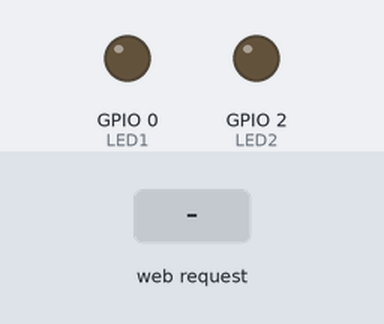
Recording of a sketch running on a simulated ESP8266 (NodeMCU). Parts: output pins drawn as LEDs (lit = HIGH). The test bench sets the inputs (shaded band).

Above: at 1.2 s.
1.3 s: HTTP request GET /led_set?state=1 received
At 2.5 s:
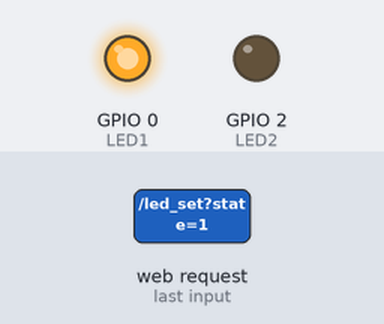
2.8 s: HTTP request GET /led_set received
At 3.7 s:
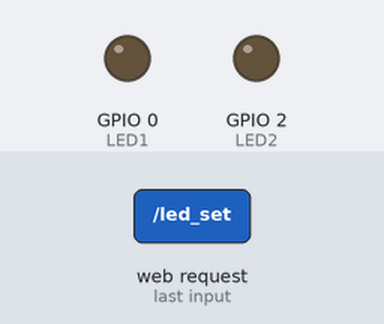
Timing chart, 0 to 5.8 s (numbered marks = the images above; inputs shaded):
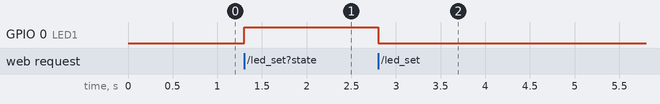

Measured:
- after the input at 1.3 s, GPIO 0 (LED1): LOW → HIGH at once
- after the input at 2.8 s, GPIO 0 (LED1): HIGH → LOW at once

The sketch:

ESP8266_Webserver_Demo.ino
```cpp
#include <ESP8266WiFi.h>
#include <WiFiClient.h>
#include <ESP8266WebServer.h>
#include "index.h"

// Define input pins
#define LED1 0
#define LED2 2

// Define output pins
#define BUTTON 16

// Define Wi-Fi network SSID and password
const char* ssid = "ESP8266_AP_Test";
const char* password = "0123456789";

// Create a webserver object
ESP8266WebServer server(80);

// Set up the html webpage
void handleRoot() {
 String s = webpage;
 server.send(200, "text/html", s);
}

// Checks the button status
void checkButtonState() {

  // Configure text that will be displayed on the webpage for button state
  String button_displayState = "OFF!";
  if(digitalRead(BUTTON)) {
    button_displayState = "ON!";
  }

  // Send the button state string to the server (this will update the webpage)
  server.send(200, "text/plane", button_displayState);

  /*// zzzLT Debugging
  Serial.print("Button State: ");
  Serial.print(digitalRead(BUTTON));
  Serial.print(" || ");
  Serial.print("Display Status: ");
  Serial.println(button_displayState);
  */
}

// Controls the LEDs
void controlLEDs() {
    // Configure text that will be displayed on the webpage for LED state
  String state = "OFF";

  // This string is pulled from the webpage and determines the physical LED state
  String act_state = server.arg("state");

  // Turn on or off the LED based on act_state string from webpage
  if(act_state == "1") {
    digitalWrite(LED1,HIGH); //LED ON
    state = "ON";
  }
  else {
    digitalWrite(LED1,LOW); //LED OFF
    state = "OFF";
  }

  // Update the webpage with the current LED state
  server.send(200, "text/plane", state);
}

// Runs once
void setup(void)
{
  Serial.begin(115200);

  // Assign pin IO modes
  pinMode(LED1,OUTPUT);
  pinMode(LED2,OUTPUT);
  pinMode(BUTTON,INPUT);

  // Create & broadcast a WiFi network using the SSID and Password
  WiFi.softAP(ssid, password);
  IPAddress IP = WiFi.softAPIP();

  /*// zzzLT Debugging
  Serial.println("WiFi Ready.");
  Serial.print("IP address: ");
  Serial.println(IP);
  */

  // Run functions when the client makes specific URL/index requests
  server.on("/", handleRoot);
  server.on("/led_set", controlLEDs);
  server.on("/buttonread", checkButtonState);
  server.begin();
}

// Run the webserver
void loop(void)
{
  server.handleClient();
}
```

index.h
```cpp
const char webpage[] PROGMEM = R"=====(
<!DOCTYPE html>
<html>
<style type="text/css">
.button {
  background-color: #4CAF50;
  border: 4px outset #4CAF50;
  border-radius: 10px;
  color: white;
  padding: 15px 32px;
  text-align: center;
  text-decoration: none;
  display: inline-block;
  font-size: 16px;
}
</style>
<body style="background-color: #9fd9f9 ">
<center>
<div>
<h1>HUD REMOTE CONTROL</h1>
<br>
<h1>LED 1 CONTROL</h1>
  <button class="button" onclick="send(1)">LED ON</button>
  <button class="button" onclick="send(0)">LED OFF</button>
<br><br>
<h1>LED 2 CONTROL (not working)</h1>
  <button class="button" onclick="send(1)">LED ON</button>
  <button class="button" onclick="send(0)">LED OFF</button><BR>
</div>
 <br>
<div><h2>
  Button State: <span id="buttonStatus">loading...</span><br><br>
  LED State: <span id="state">loading...</span>
</h2>
</div>
<script>
function send(led_sts)
{
  var xhttp = new XMLHttpRequest();
  xhttp.onreadystatechange = function() {
    if (this.readyState == 4 && this.status == 200) {
      document.getElementById("state").innerHTML = this.responseText;
    }
  };
  xhttp.open("GET", "led_set?state="+led_sts, true);
  xhttp.send();
}
setInterval(function()
{
  getData();
}, 1000);
function getData() {
  var xhttp = new XMLHttpRequest();
  xhttp.onreadystatechange = function() {
    if (this.readyState == 4 && this.status == 200) {
      document.getElementById("buttonStatus").innerHTML =
      this.responseText;
    }
  };
  xhttp.open("GET", "buttonread", true);
  xhttp.send();
}
</script>
</center>
</body>
</html>
)=====";
```
